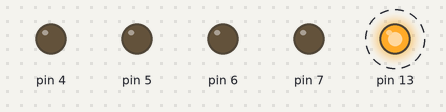
Recording of a sketch running on a simulated Arduino Uno, built with avr-gcc and run on an emulated ATmega328P. On the bench: output pins drawn as LEDs (lit = HIGH). Dashed ring = blinking.

Above: at 0.5 s.
Timing chart, 0 to 4.6 s (numbered marks = the images above):
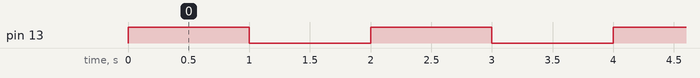

The sketch:

Roboto_Oliver.ino
```cpp
void setup() {
  // put your setup code here, to run once:
  pinMode(4, OUTPUT);
  pinMode(5,OUTPUT);
  pinMode(6,OUTPUT);
  pinMode(7,OUTPUT);
  pinMode(13,OUTPUT);
}

void loop() {
  // put your main code here, to run repeatedly:
  //digitalWrite(pin, alto o bajo);
  //delay(numero de milisegundos);
digitalWrite(13,HIGH);
delay(1000);
digitalWrite(13,LOW);
delay(1000);


}
```

Measured:
- by itself, pin 13: alternates HIGH for 1.0 s and LOW for 1.0 s
